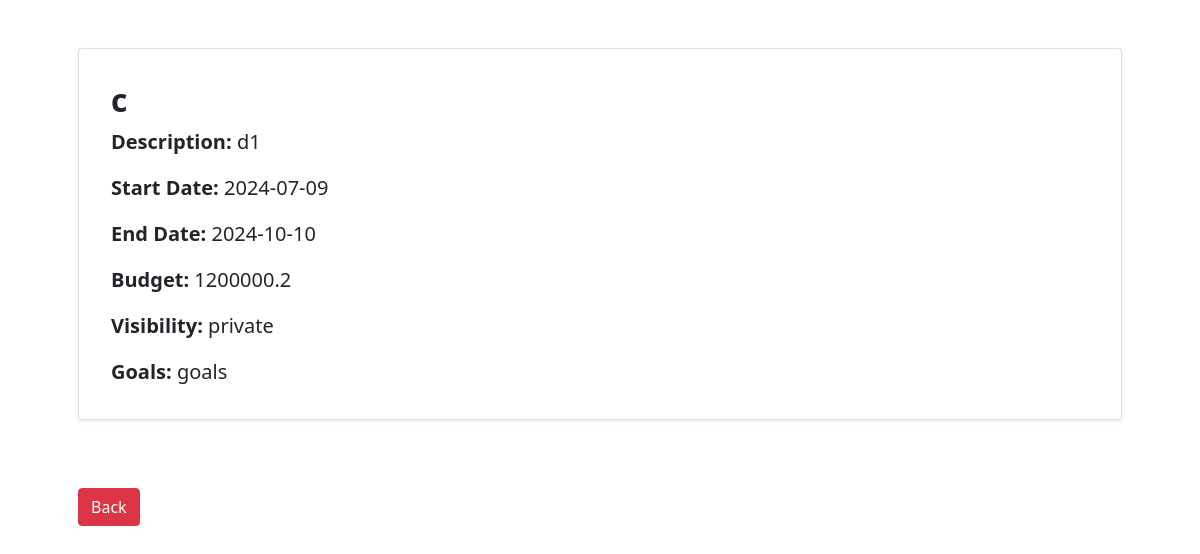
/view_campaign/1, run on the app's committed database.
### models.py (models this page shows)
class Campaign(db.Model):
    id = db.Column(db.Integer, primary_key=True)
    sponsor_id = db.Column(db.Integer, db.ForeignKey('sponsor.id'), nullable=False)
    sponsor_name = db.Column(db.String(50), nullable=False)
    campaign_name = db.Column(db.String(50), unique=True, nullable=False)
    description = db.Column(db.String(255), nullable=False)
    start_date = db.Column(db.Date, nullable=False)
    end_date = db.Column(db.Date, nullable=False)
    budget = db.Column(db.Float, nullable=False)
    visibility = db.Column(db.String(10), nullable=False, default='private')
    goals = db.Column(db.String(255), nullable=True)
    is_active = db.Column(db.Boolean, default=True)
    set_entries = db.relationship('SetCampaignAdRequest', back_populates='campaign')
    add_requests = db.relationship('AddRequest', backref='campaign', cascade="all, delete-orphan", lazy=True)

### routes.py (the view)
@app.route('/view_campaign/<int:campaign_id>')
def campaign_details(campaign_id):
    campaign = Campaign.query.get(campaign_id)
    if not campaign:
        flash('No campaign exists')
        return redirect(url_for('influencer'))  # Handle not found cases
    return render_template('campaign_details.html', campaign=campaign)

### templates/campaign_details.html (shortened to what this page needs)
{% extends 'base.html' %}
{% block link %}
<link rel="stylesheet" href="/static/css/details.css">
{% endblock %}
{% block content %}
<div class="container mt-5">
    <div class="card shadow-sm p-3 mb-5 bg-white rounded">
        <div class="card-body">
            <h1 class="card-title">{{ campaign.campaign_name }}</h1>
            <p class="card-text"><strong>Description:</strong> {{ campaign.description }}</p>
            <p class="card-text"><strong>Start Date:</strong> {{ campaign.start_date }}</p>
            <p class="card-text"><strong>End Date:</strong> {{ campaign.end_date }}</p>
            <p class="card-text"><strong>Budget:</strong> {{ campaign.budget }}</p>
            <p class="card-text"><strong>Visibility:</strong> {{ campaign.visibility }}</p>
            <p class="card-text"><strong>Goals:</strong> {{ campaign.goals }}</p>
        </div>
    </div>
    <button class="btn btn-danger" onclick="window.history.back()">Back</button>
</div>
{% endblock %}

### static/css/details.css (style rules this page uses)
.container { max-width: 800px; margin: auto; }
.card { margin: 20px 0; border: 1px solid #e3e6f0; border-radius: 0.75rem; transition: transform 0.3s, box-shadow 0.3s; }
.card-title { font-size: 2rem; font-weight: 700; color: #4e73df; }
.card-text { font-size: 1.25rem; margin-bottom: 1rem; }
.btn-danger { font-size: 1.25rem; margin-top: 20px; }

### data on the page
Campaign: campaign_name "c", description "d1", start_date "2024-07-09", end_date "2024-10-10", budget "1200000.2", visibility "private", goals "goals"
